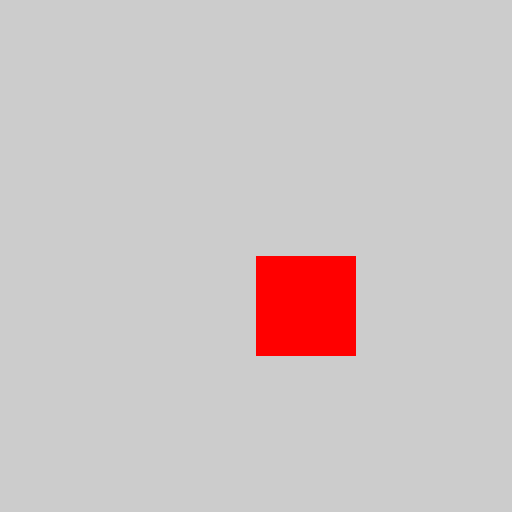
Frame 1 (no input)
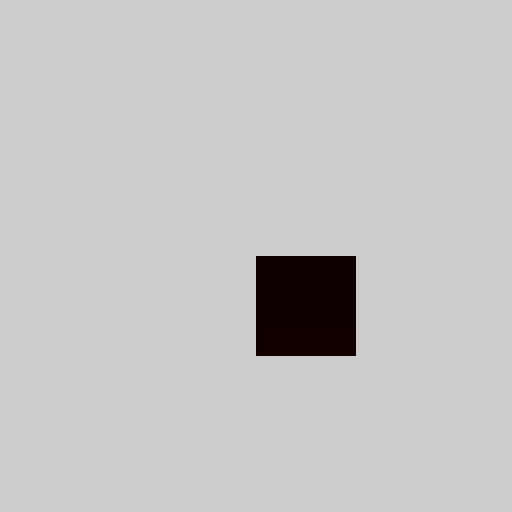
Frame 60 (the mouse pressed at the canvas centre just before this capture)
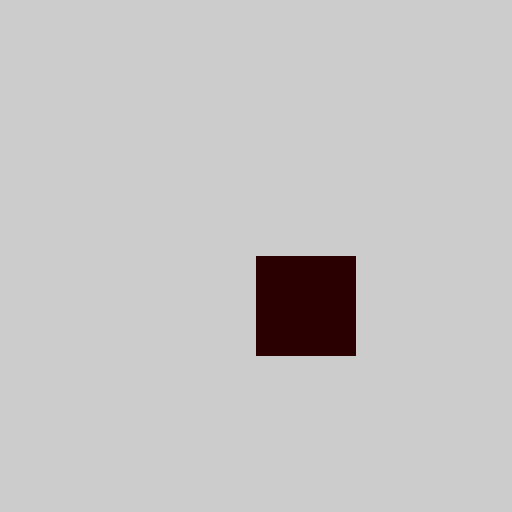
Frame 120 (the mouse held since frame 60 and released just before this capture)

The Processing sketch that drew these frames (run headless with seeded random() and noise(); from frame 60 on, the mouse is pressed at the canvas centre):

// Processing sketch: imagenes
// ── imagenes.pde
PImage img;

void setup()
{
  size(512, 512);
  img = new PImage(100, 100);
  int size = img.width * img.height;
  img.loadPixels(); 
  for(int k = 0; k < size; k++) 
  {
    img.pixels[k] = color(255, 0 , 0);
  }
  img.updatePixels();
}

void draw()
{
  image(img, width/2, height/2);
  int size = img.width * img.height;
  img.loadPixels(); 
  for(int k = 0; k < size; k++) 
  {
    img.pixels[k] = color(millis()%255, 0 , 0);
  }
  img.updatePixels();
}
